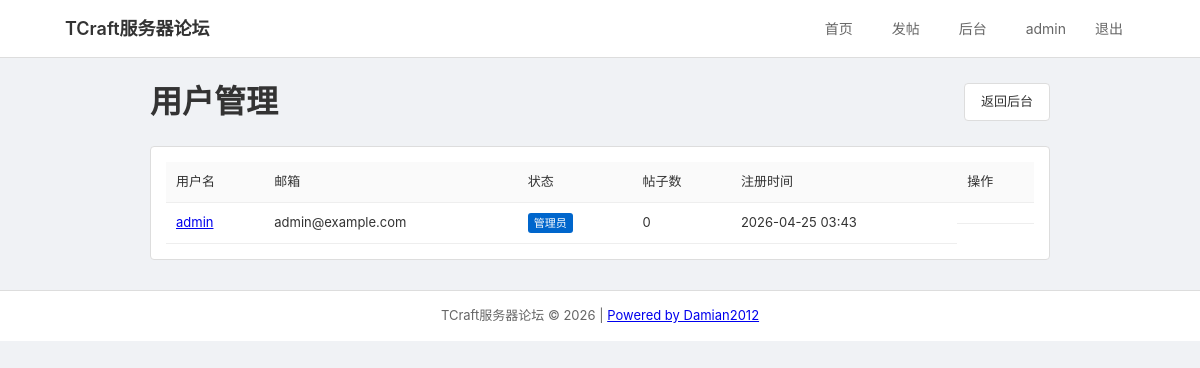
/forum/admin/users (signed in), run on the app's committed database.
### app/models.py (models this page shows, shortened)
class SiteConfig(db.Model):
    id = db.Column(db.Integer, primary_key=True)
    site_name = db.Column(db.String(100), default='TCraft服务器论坛')
    created_at = db.Column(db.DateTime, default=datetime.utcnow)
    updated_at = db.Column(db.DateTime, default=datetime.utcnow)
    @staticmethod
    def get_config():
        config = SiteConfig.query.first()
        if not config:
            config = SiteConfig()
            db.session.add(config)
            db.session.commit()
        return config

class User(UserMixin, db.Model):
    id = db.Column(db.Integer, primary_key=True)
    username = db.Column(db.String(64), index=True, unique=True)
    email = db.Column(db.String(120), index=True, unique=True)
    password_hash = db.Column(db.String(128))
    avatar = db.Column(db.String(200), default='default_avatar.svg')
    signature = db.Column(db.String(200))
    is_admin = db.Column(db.Boolean, default=False)
    is_banned = db.Column(db.Boolean, default=False)
    created_at = db.Column(db.DateTime, default=datetime.utcnow)
    posts = db.relationship('Post', backref='author', lazy='dynamic')
    comments = db.relationship('Comment', backref='author', lazy='dynamic')

### app/routes/forum.py (the view)
@forum.route('/admin/users')
@login_required
def admin_users():
    if not current_user.is_admin:
        abort(403)
    page = request.args.get('page', 1, type=int)
    users = User.query.order_by(User.created_at.desc()).paginate(page=page, per_page=20, error_out=False)
    return render_template('forum/admin_users.html', users=users)

### app/templates/forum/admin_users.html (shortened to what this page needs)
{% extends "base.html" %}
{% block content %}
<div class="admin-container">
    <div style="display: flex; justify-content: space-between; align-items: center; margin-bottom: 20px;">
        <h1>用户管理</h1>
        <a href="{{ url_for('forum.admin') }}" class="btn">返回后台</a>
    </div>
    <div class="admin-section">
        <table class="admin-table">
            <thead>
                <tr>
                    <th>用户名</th>
                    <th>邮箱</th>
                    <th>状态</th>
                    <th>帖子数</th>
                    <th>注册时间</th>
                    <th>操作</th>
                </tr>
            </thead>
            <tbody>
                {% for user in users.items %}
                <tr>
                    <td>
                        <a href="{{ url_for('auth.profile', username=user.username) }}">{{ user.username }}</a>
                    </td>
                    <td>{{ user.email }}</td>
                    <td>
                        {% if user.is_admin %}<span class="badge badge-admin">管理员</span>{% endif %}
                    </td>
                    <td>{{ user.posts.count() }}</td>
                    <td>{{ user.created_at.strftime('%Y-%m-%d %H:%M') }}</td>
                    <td class="admin-actions">
                    </td>
                </tr>
                {% endfor %}
            </tbody>
        </table>
    </div>
</div>
{% endblock %}

### app/templates/base.html (shortened to what this page needs)
<!DOCTYPE html>
<html lang="zh-CN">
<head>
    <link rel="stylesheet" href="{{ url_for('static', filename='css/style.css') }}">
</head>
<body>
    <nav class="navbar">
        <div class="nav-container">
            <a href="{{ url_for('main.index') }}" class="nav-brand">{{ site_name }}</a>
            <div class="nav-menu">
                <a href="{{ url_for('main.index') }}" class="nav-link">首页</a>
                {% if current_user.is_authenticated %}
                    {% if current_user.is_banned %}
                    <span class="nav-link banned-tag">已封禁</span>
                    {% else %}
                    <a href="{{ url_for('forum.create_post') }}" class="nav-link">发帖</a>
                    {% endif %}
                    {% if current_user.is_admin %}
                    <a href="{{ url_for('forum.admin') }}" class="nav-link">后台</a>
                    {% endif %}
                    <div class="nav-user">
                        <a href="{{ url_for('auth.profile', username=current_user.username) }}" class="nav-link">{{ current_user.username }}</a>
                        <a href="{{ url_for('auth.logout') }}" class="nav-link">退出</a>
                    </div>
                {% else %}
                    <a href="{{ url_for('auth.login') }}" class="nav-link">登录</a>
                    <a href="{{ url_for('auth.register') }}" class="nav-link">注册</a>
                {% endif %}
            </div>
        </div>
    </nav>
    <div class="container">
        {% block content %}{% endblock %}
    </div>
    <footer class="footer">
        <div class="container">
            <p>{{ site_name }} &copy; {{ current_year }} | <a href="https://github.com/Damianjiang/luntan" target="_blank">Powered by Damian2012</a></p>
        </div>
    </footer>
</body>
</html>

### app/static/css/style.css (style rules this page uses)
* { margin: 0; padding: 0; box-sizing: border-box; }
body { font-family: -apple-system, BlinkMacSystemFont, 'Segoe UI', Roboto, sans-serif; background: #f0f2f5; color: #333; line-height: 1.5; }
.container { max-width: 1100px; margin: 0 auto; padding: 0 15px; }
.navbar { background: #fff; border-bottom: 1px solid #ddd; padding: 12px 0; }
.nav-container { max-width: 1100px; margin: 0 auto; padding: 0 15px; display: flex; justify-content: space-between; align-items: center; }
.nav-brand { font-size: 18px; font-weight: 600; color: #333; text-decoration: none; }
.nav-menu { display: flex; align-items: center; gap: 15px; }
.nav-link { color: #666; text-decoration: none; padding: 6px 12px; font-size: 14px; }
.nav-user { display: flex; align-items: center; gap: 5px; }
.badge { display: inline-block; padding: 2px 6px; border-radius: 3px; font-size: 11px; margin-right: 4px; }
.badge-admin { background: #0066cc; color: white; }
.btn { display: inline-block; padding: 8px 16px; border: 1px solid #ddd; border-radius: 4px; cursor: pointer; text-decoration: none; font-size: 13px; background: #fff; color: #333; }
.admin-container { max-width: 900px; margin: 20px auto; }
.admin-section { background: #fff; padding: 15px; border-radius: 4px; margin-bottom: 15px; border: 1px solid #ddd; }
.admin-table { width: 100%; border-collapse: collapse; }
.admin-table th, .admin-table td { padding: 10px; text-align: left; border-bottom: 1px solid #eee; font-size: 13px; }
.admin-table th { background: #fafafa; font-weight: 500; }
.admin-actions { display: flex; gap: 5px; }
.footer { background: #fff; border-top: 1px solid #ddd; text-align: center; padding: 15px; margin-top: 30px; font-size: 13px; color: #666; }

### data on the page
SiteConfig: site_name "TCraft服务器论坛"
User: username "admin", email "admin@example.com", is_admin "管理员", posts.count "0", created_at "2026-04-25 03:43"
